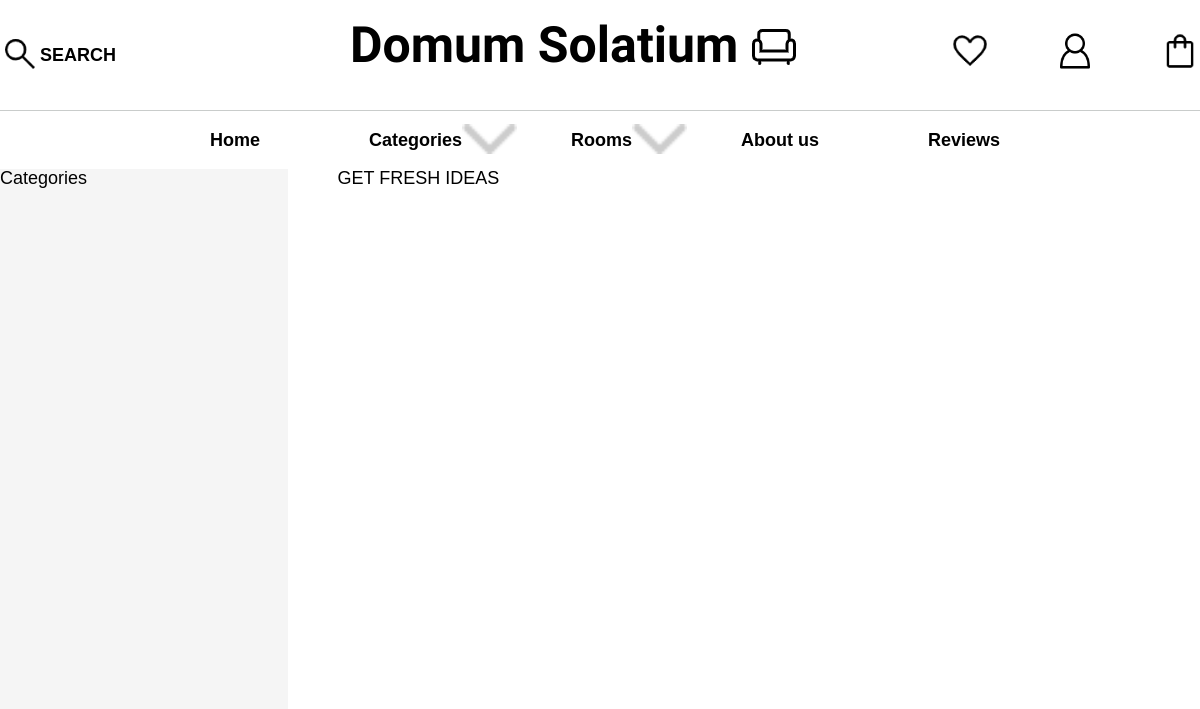
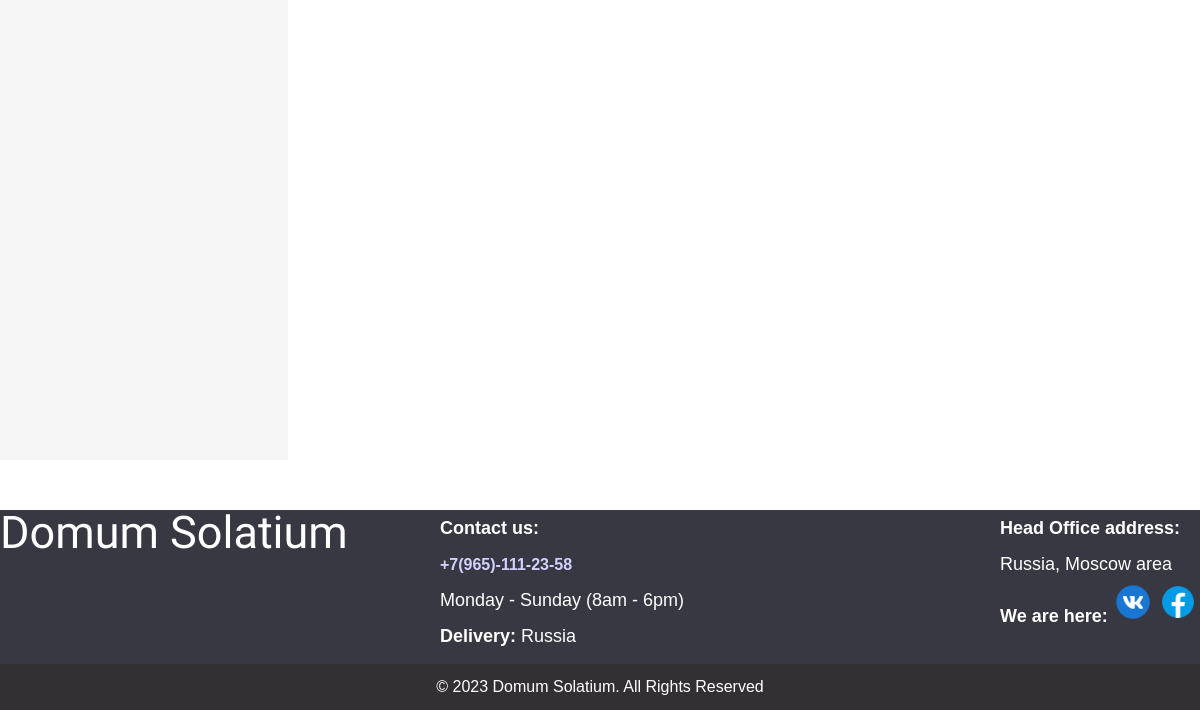
The page /projects/Online_store/categories.php?category_name=furniture on the database as committed earlier (2 pictures, top to bottom).
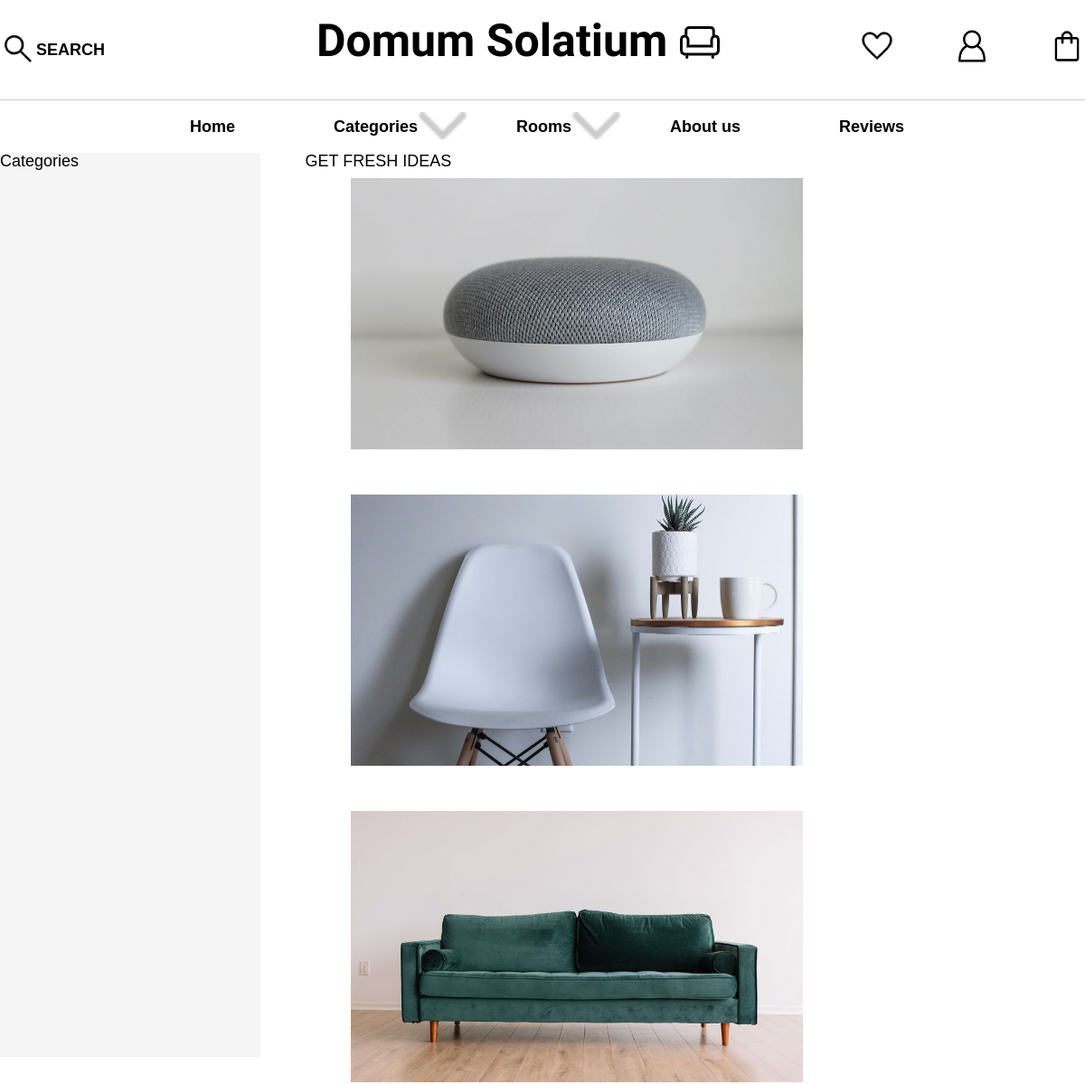
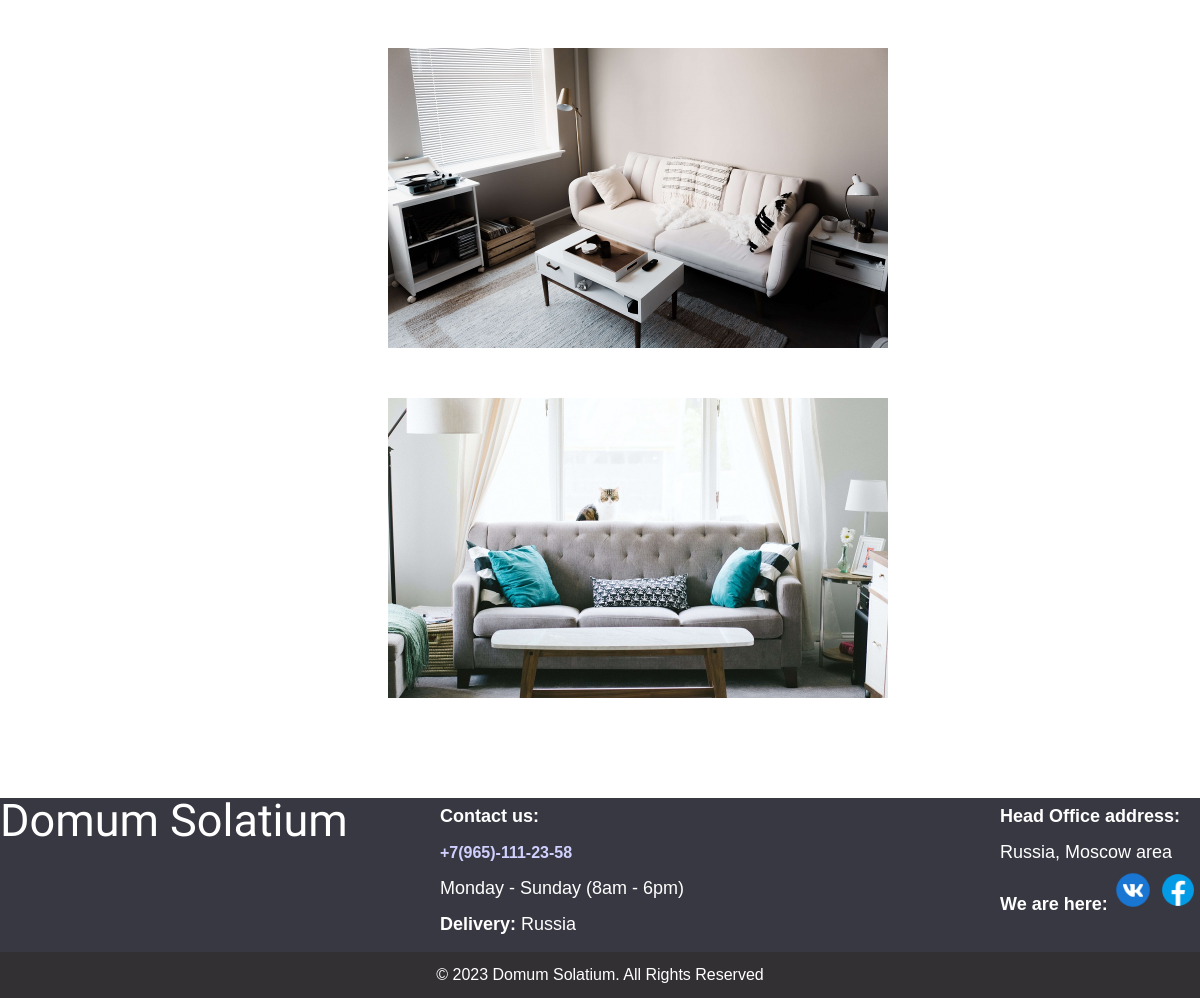
The same page on the database as committed later (2 pictures, top to bottom).
### tables this page shows
CREATE TABLE `categories` (
  `id` int(11) NOT NULL,
  `name` varchar(255) DEFAULT NULL,
  `short_descr` varchar(255) DEFAULT NULL,
  `full_descr` text DEFAULT NULL,
  `image` text DEFAULT NULL,
  `type` varchar(255) DEFAULT NULL
);

### projects/Online_store/views/menu.php (called while the page is built)
<?php
$pages = [
    'home' => 'index.php',
    'about us' => 'about.php',
    'reviews' => 'reviews.php',
];

### projects/Online_store/models/Categories.php (called while the page is built, shortened)
<?php
class Categories {
    public static function getFreshIdeasCategories() {
        $category_name = $_GET['category_name'];
        $pdo = DBConnect::getConnection();
        $query = "SELECT image, type, name
        FROM categories
        WHERE type = 'horizontal'
        AND name = ?;";
        $result = $pdo->prepare($query);
        $result->execute([$category_name]);
        return $result->fetchAll();
        }
    }

### projects/Online_store/categories.php (the view, shortened to what this page needs)
<?php
require 'views/menu.php';
require 'views/header-view.php';
require 'models/Categories.php';
$horizontal_images = Categories::getFreshIdeasCategories();
?>
    <section class="product__ideas-wrap">
        <div class="container">
            <div class="product__ideas">
                <div class="product__ideas--left-col">
                    <div class = "product-ideas__search-panel">
                        <p>Categories</p>
                    </div>
                </div>
                <div class="product-ideas--right-col">
                    <div class="fresh__ideas"><p>GET FRESH IDEAS</p></div>
                    <div class="product-ideas__items">
                        <?php foreach($horizontal_images as $image): ?>
                        <div class="product-ideas__item">
                                <div><img class="product-ideas__image" src="images/<?=$image['image'];?>" alt="<?= $image['name']?>"></div>
                        </div>
                        <?php endforeach; ?>
                    </div>
                </div>
            </div>
        </div>
    </section>
<?php
require 'views/footer-view.php';

### projects/Online_store/views/header-view.php (shortened to what this page needs)
<!DOCTYPE html>
<html lang="en">
<head>
    <link rel="stylesheet" href="styles/reset.css">
    <link rel="stylesheet" href="styles/styles_shop.css">
    <link rel="stylesheet" href="styles/products.css">
</head>
<body>
<header class="header">
    <div class="top-nav-wrap">
        <div class="container">
            <div class="top-nav">
                <div class="top-nav--left">
                    <div class="top-nav--left__search pointer">
                        <div class="glass_search">
                            <span><img class="magnifying-glass pointer" src="icons/search.png" height="40px" alt="magnifying-glass"></span>
                            <span class="pointer">SEARCH</span></div>
                    </div>
                </div>
                <div class="top-nav--center">
                    <div class="top-nav--center__logo">
                        <span>Domum Solatium</span>
                        <span><img id='sofa' src="icons/home.png" alt="sofa"></span>
                    </div>
                </div>
                <div class="top-nav--right">
                    <div><span><img alt="favourites" class="favs pointer" src="icons/favourite.png" height="40px"></span></div>
                    <div><span><img alt="registration-form" class="reg-form pointer" src="icons/user.png" height="40px"></span></div>
                    <div><span><img alt="shopping-bag" class="cart pointer" src="icons/shopping_bag.png" height="40px"></span></div>
                </div>
            </div>
        </div>
    </div>
    <div class="bottom-nav-wrap">
        <div class="container">
            <div class="bottom-nav">
                <div class="bottom-nav__inner-nav">
                    <ul class="bottom-nav dropdown-menu">
                        <li><a href="<?=$pages['home'];?>">Home</a></li>
                        <li><a href="#" class="dropdown-menu btn--categories">Categories
                                <span><img class="arrow-down pointer" src="icons/arrow_down.png" alt="arrow down"></span>
                            </a>
                        </li>
                        <li><a href="#" class="dropdown-menu btn--products">Rooms
                                <span><img class="arrow-down pointer" src="icons/arrow_down.png" alt="arrow down"></span></a>
                        </li>
                        <li><a href="#">About us</a></li>
                        <li><a href="#">Reviews</a></li>
                    </ul>
                </div>
            </div>
        </div>
    </div>
</header>

### projects/Online_store/views/footer-view.php (shortened to what this page needs)
<footer class="footer">
    <section class="footer-wrap">
        <div class="container">
            <section class="footer-top">
                <div class="footer-column footer-column--left">
                    <p class="footer-logo">Domum Solatium
                    </p>
                </div>
                <div class="footer-column footer-column--center">
                    <p class="bold-letters">Contact us: </p>
                    <p><a class="footer-number number" href="tel:+79651112358">+7(965)-111-23-58</a></p>
                    <p>Monday - Sunday (8am - 6pm)</p>
                    <p class="bold-letters">Delivery: <span>Russia</span></p>
                </div>
                <div class="footer-column footer-column--right">
                    <p class="bold-letters">Head Office address: </p>
                    <p>Russia, Moscow area</p>
                    <p class="bold-letters">We are here: <a href="#"><img alt="vk" src="icons/vk.png" class="vk"></a>
                        <a href="#"><img alt="fb" src="icons/fb.png" class="fb" ></a> </p>
                </div>
            </section>
        </div>
    </section>
    <section class="footer-bottom-section">
        <p><b>&#169; <?= date('Y'); ?> Domum Solatium. All Rights Reserved</b></p>
    </section>
</footer>
</body>
</html>

### projects/Online_store/styles/styles_shop.css (style rules this page uses)
:root { --very-light-purple: rgb(215, 193, 255); --light-purple: rgba(128, 0, 128, 0.383); --purple: purple; --very-dark-purple: #800080; --active: rgb(227, 172, 243); --background-color: rgba(200, 199, 199, 0.7); --border: gray; --fon-color: rgb(56, 56, 66); }
* { margin: 0; padding: 0; box-sizing: border-box; }
html { font-size: 62.5%; cursor: default; background-color: rgba(49, 44, 44); }
a { text-decoration: none; color: black; font-weight: bold; cursor: pointer; }
.pointer { cursor: pointer; }
body { background-color: white; font-size: 1.8rem; color: black; font-family: Arial, Helvetica, sans-serif; }
.container { max-width: 170rem; margin: 0 auto; position: relative; }
.header { background-color: white; }
.top-nav-wrap { border-bottom: 0.1rem solid rgb(201, 204, 203); }
.top-nav { display: flex; flex-direction: row; justify-content: space-between; align-items: center; font-weight: bold; }
.top-nav--center, .top-nav--left, .top-nav--right { display: flex; flex-direction: row; justify-content: space-between; width: 50rem; }
.top-nav--left { width: 25rem }
.top-nav--right { width: 25rem; }
.top-nav--left__search { display: flex; flex-direction: row; align-items: center; justify-content: space-between; }
.glass_search { display: flex; flex-direction: row; align-items: center; padding-right: 1rem; }
.top-nav--center__logo { font-size: 5rem; padding-top: 2rem; padding-bottom: 4rem; font-weight: bold; font-family: 'Lobster', cursive; position: relative; }
#sofa { position: absolute; right: -6rem; top: 2.3rem; }
.favs, .reg-form, .cart { height: 4.6rem; padding-bottom: 6px; }
.bottom-nav { display: flex; justify-content: space-between; margin: 0 auto; width: 80rem; }
.bottom-nav.dropdown-menu { display: flex; justify-content: space-between; position: relative; }
.bottom-nav__inner-nav li { padding-top: 2rem; padding-bottom: 2rem; padding-left: 1rem; }
.dropdown-menu.btn--categories .arrow-down, .dropdown-menu.btn--products .arrow-down { position: absolute; bottom: 1.5rem; height: 3rem; }
.footer-wrap { padding-bottom: 1rem; }
.footer { background-color: rgb(56, 56, 66); color: white; }
.footer-top, .footer-bottom { width: 100%; }
.footer-top { display: flex; flex-direction: row; }
.footer-column { line-height: 2; }
.footer-column--left { width: 400px; }
.footer-column--left p:first-child { font-family: 'Lobster', cursive; font-size: 45px; line-height: 1; }
.footer-column--center { padding-left: 40px; width: 600px; }
.bold-letters { font-weight: 700; }
.bold-letters span { font-weight: normal; }
.footer-number { font-size: 16px; color: rgb(209, 209, 255); font-weight: bold; cursor: pointer; }
.vk, .fb { width: 40px; }
.footer-bottom-section { background-color: rgba(49, 44, 44, 0.639); color: rgb(255, 255, 255); text-align: center; padding-top: 1.5rem; padding-bottom: 1.5rem; font-size: 1.6rem; }

### projects/Online_store/styles/products.css (style rules this page uses)
.product__ideas-wrap { margin-bottom: 5rem; display: flex; }
.product__ideas-wrap .container { width: 170rem; }
.product__ideas { display: flex; gap: 5rem; }
.product__ideas--left-col { display: flex; flex-direction: column; flex: 1; }
.product-ideas__search-panel { display: flex; background-color: rgba(211, 211, 211, 0.22); height: 100rem; }
.product-ideas--right-col { display: flex; flex-direction: column; flex: 3; }
.product-ideas__items { display: flex; flex-direction: row; flex-wrap: wrap; gap: 5rem; width: 100%; padding: 1rem 5rem 5rem 5rem; }
.product-ideas__item { height: 30rem; width: 50rem; }
.product-ideas__image { width: 50rem; height: 30rem; object-fit: cover; }

Rows that differ between the two databases and show on the page:
now on this page (row edited): categories: image+name (picture)
now on this page (row edited): categories: image+name (picture)
now on this page (row edited): categories: image+name (picture)
now on this page (row edited): categories: image+name (picture)
now on this page (row edited): categories: image+name (picture)
